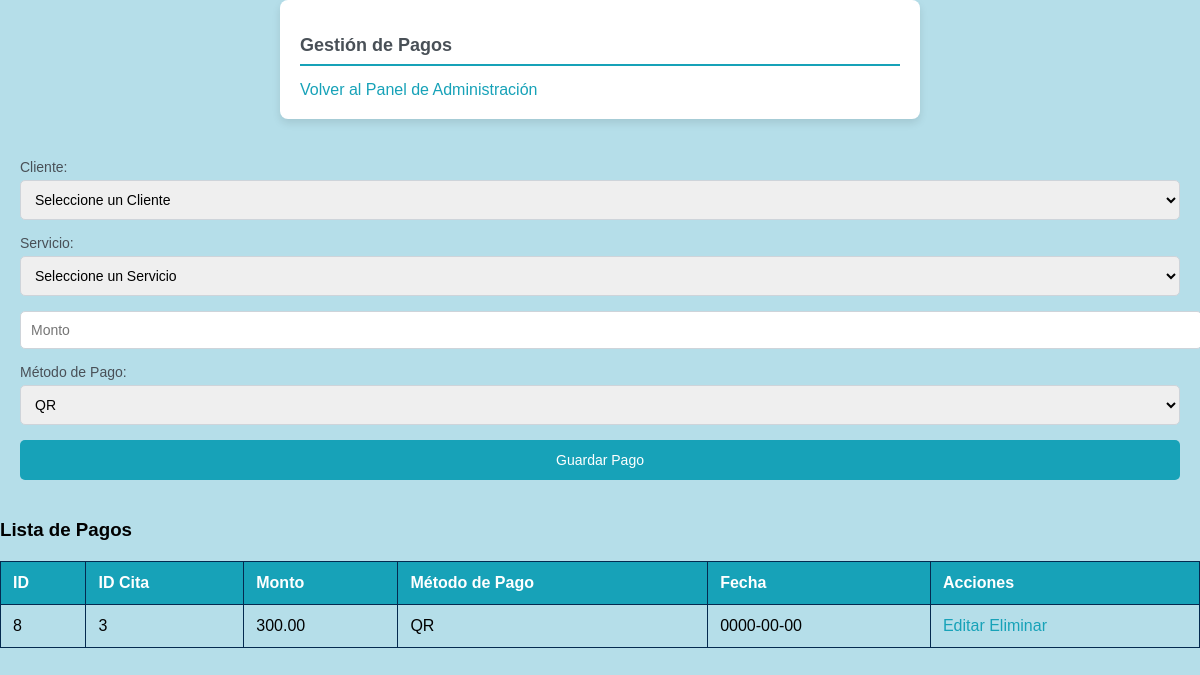
Page /Kraken/pagos.php on the earlier database version.
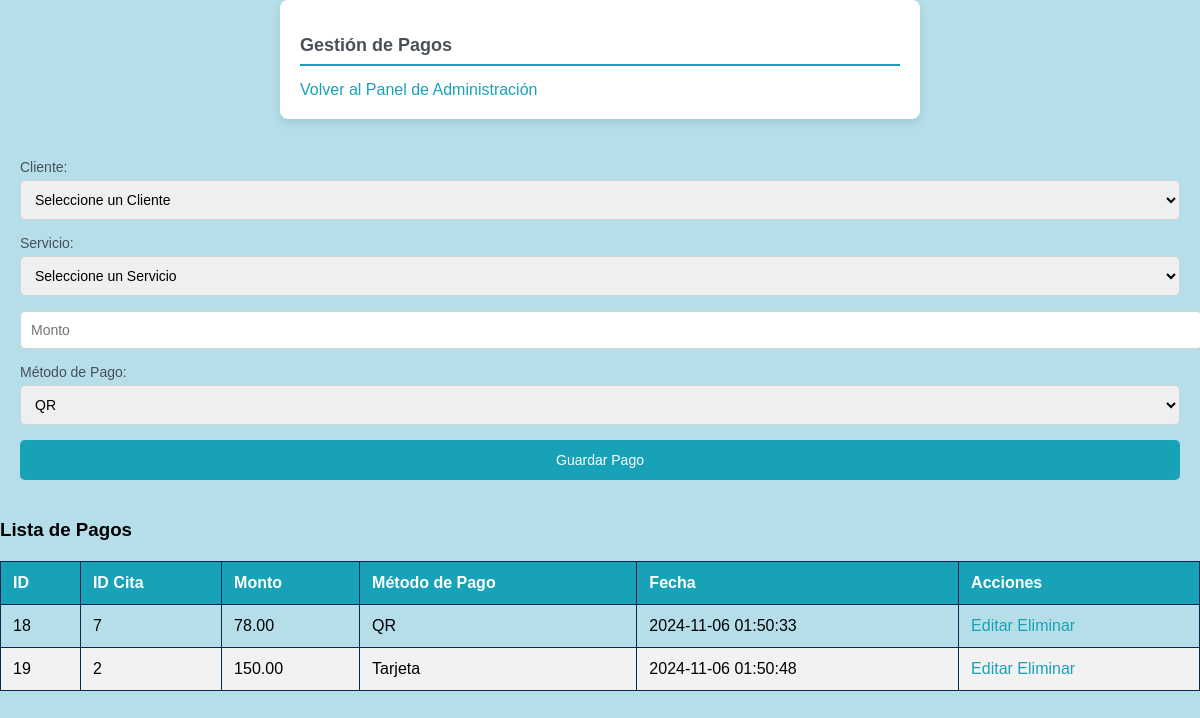
Same page on the later database version.
### tables this page shows
CREATE TABLE `pago` (
  `cita_id` int(10) DEFAULT NULL,
  `id_pao` int(10) NOT NULL,
  `monto` decimal(10,2) NOT NULL,
  `fecha` datetime DEFAULT current_timestamp(),
  `metodo_de_pao` varchar(50) NOT NULL,
  `cia_id_cia` int(10) DEFAULT NULL,
  `servicio_id` int(11) DEFAULT NULL
);

### Kraken/pagos.php (the view, shortened to what this page needs)
<?php
include 'connection.php';
$result = $conn->query("SELECT * FROM pago");
?>
<!DOCTYPE html>
<html lang="es">
<head>
    <link rel="stylesheet" href="css/estilo.css">
</head>
<body style='background-color: #b5dee9;'>
<div class="form-container">
    <h2>Gestión de Pagos</h2>
    <a href="admin_dashboard.php" class="btn">Volver al Panel de Administración</a>
</div>
<form method="POST">
    <label for="cita_id">Cliente:</label>
    <select name="cita_id" id="cita_id" required onchange="updateMonto();">
        <option value="">Seleccione un Cliente</option>
    </select>
    <label for="servicio">Servicio:</label>
    <select name="servicio" id="servicio" required onchange="updateMonto();">
        <option value="">Seleccione un Servicio</option>
    </select>
    <input type="number" name="monto" id="monto" placeholder="Monto" required readonly>
    <label for="metodo_pago">Método de Pago:</label>
    <select name="metodo_pago" id="metodo_pago" required>
        <option value="QR">QR</option>
    </select>
    <button type="submit">Guardar Pago</button>
</form>
<h3>Lista de Pagos</h3>
<table>
    <thead>
        <tr>
            <th>ID</th>
            <th>ID Cita</th>
            <th>Monto</th>
            <th>Método de Pago</th>
            <th>Fecha</th>
            <th>Acciones</th>
        </tr>
    </thead>
    <tbody>
        <?php while ($row = $result->fetch_assoc()): ?>
            <tr>
                <td><?php echo $row['id_pao']; ?></td>
                <td><?php echo $row['cia_id_cia']; ?></td>
                <td><?php echo $row['monto']; ?></td>
                <td><?php echo $row['metodo_de_pao']; ?></td>
                <td><?php echo $row['fecha']; ?></td>
                <td>
                    <a href="editar_pagos.php?id=<?php echo $row['id_pao']; ?>">Editar</a>
                    <a href="pagos.php?delete_id=<?php echo $row['id_pao']; ?>" onclick="return confirm('¿Estás seguro de que deseas eliminar este pago?');">Eliminar</a>
                </td>
            </tr>
        <?php endwhile; ?>
    </tbody>
</table>
</body>
</html>

Differences in the rows shown:
removed pago: id_pao "8", cia_id_cia "3", monto "300.00", metodo_de_pao "QR", fecha "0000-00-00"
added pago: id_pao "18", cia_id_cia "7", monto "78.00", metodo_de_pao "QR", fecha "2024-11-06 01:50:33"
added pago: id_pao "19", cia_id_cia "2", monto "150.00", metodo_de_pao "Tarjeta", fecha "2024-11-06 01:50:48"
